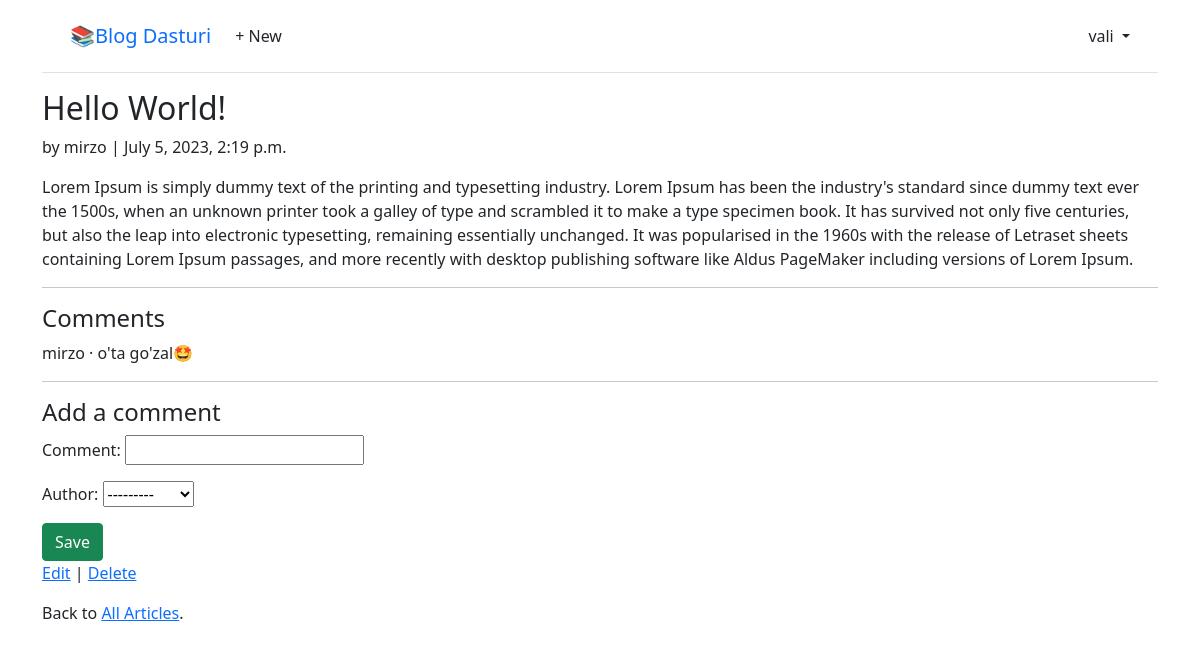
Screenshot of /articles/1/ (signed in) with the database file from the repository.
### accounts/models.py (models this page shows)
class CustomUser(AbstractUser):
    age = models.PositiveIntegerField(null=True, blank=True)

### articles/models.py (models this page shows, shortened)
class Article(models.Model):
    title = models.CharField(max_length=255)
    body = models.TextField()
    date = models.DateTimeField(auto_now_add=True)
    author = models.ForeignKey(
        settings.AUTH_USER_MODEL,
        on_delete=models.CASCADE,
    )

class Comment(models.Model):  # new
    article = models.ForeignKey(Article, on_delete=models.CASCADE)
    comment = models.CharField(max_length=140)
    author = models.ForeignKey(
        settings.AUTH_USER_MODEL,
        on_delete=models.CASCADE,
    )
    def __str__(self):
        return self.comment

### articles/views.py (the view, shortened to what this page needs)
# urls.py: path("<int:pk>/", ArticleDetailView.as_view(), name="article_detail"),
class ArticleDetailView(LoginRequiredMixin, View):  # new
    def get(self, request, *args, **kwargs):
        view = CommentGet.as_view()
        return view(request, *args, **kwargs)

### articles/forms.py
class CommentForm(forms.ModelForm):
    class Meta:
        model = Comment
        fields = ("comment", "author")

### articles/views.py (called while the page is built)
    def get_context_data(self, **kwargs):
        context = super().get_context_data(**kwargs)
        context["form"] = CommentForm()
        return context

### templates/article_detail.html (shortened to what this page needs)
{% extends "base.html" %}
{% block content %}
    <div class="article-entry">
        <h2>{{ object.title }}</h2>
        <p>by {{ object.author }} | {{ object.date }}</p>
        <p>{{ object.body }}</p>
    </div>
    <hr>
    <h4>Comments</h4>
    {% for comment in article.comment_set.all %}<p>{{ comment.author }} &middot; {{ comment }}</p>{% endfor %}
    <hr>
    <h4>Add a comment</h4>
    <form action="" method="post">
        {{ form.as_p }}
        <button class="btn btn-success ml-2" type="submit">Save</button>
    </form>
    <p>
        <a href="{% url 'article_edit' article.pk %}">Edit</a> |
        <a href="{% url 'article_delete' article.pk %}">Delete</a>
    </p>
    <p>
        Back to <a href="{% url 'article_list' %}">All Articles</a>.
    </p>
{% endblock content %}

### templates/base.html (shortened to what this page needs)
<!DOCTYPE html>
<html>
<head>
  <link href="https://cdn.jsdelivr.net/npm/bootstrap@5.1.3/dist/css/bootstrap.min.css" rel="stylesheet"
>
</head>
<body>
  <div class="container">
    <header class="p-3 mb-3 border-bottom">
      <div class="container">
        <div class="d-flex flex-wrap align-items-center justify-content-center
          justify-content-lg-start">
          <a class="navbar-brand" href="{% url 'home' %}">📚Blog Dasturi</a>
          <ul class="nav col-12 col-lg-auto me-lg-auto mb-2 justify-content-center
            mb-md-0">
            {% if user.is_authenticated %}
            <li><a href="{% url 'article_new' %}" class="nav-link px-2 link-dark">+ New</a></li>
          </ul>
          <div class="dropdown text-end">
            <a href="#" class="d-block link-dark text-decoration-none dropdown-toggle" id="dropdownUser1"
              data-bs-toggle="dropdown" aria-expanded="false">
              {{ user.username }}
            </a>
          </div>
          {% else %}
          <div class="text-end">
            <a href="{% url 'login' %}" class="btn btn-outline-primary me-2">Log
              In</a>
            <a href="{% url 'signup' %}" class="btn btn-primary">Sign Up</a>
          </div>
          {% endif %}
        </div>
      </div>
    </header>
    <main>
      {% block content %}
      {% endblock content %}
    </main>
  </div>
</body>
</html>

### rows the page displays
CustomUser: username "vali"
Article: title "Hello World!", author "mirzo", date "July 5, 2023, 2:19 p.m.", body "Lorem Ipsum is simply dummy text of the printing and typesetting industry. Lorem Ipsum has been the industry's standard since dummy text ever the 1500s, when an unknown printer took a galley of type and scrambled it to make a type specimen book. It has survived not only five centuries, but also the leap into electronic typesetting, remaining essentially unchanged. It was popularised in the 1960s with the release of Letraset sheets containing Lorem Ipsum passages, and more recently with desktop publishing software like Aldus PageMaker including versions of Lorem Ipsum."
Comment: author "mirzo", comment "o'ta go'zal🤩"
